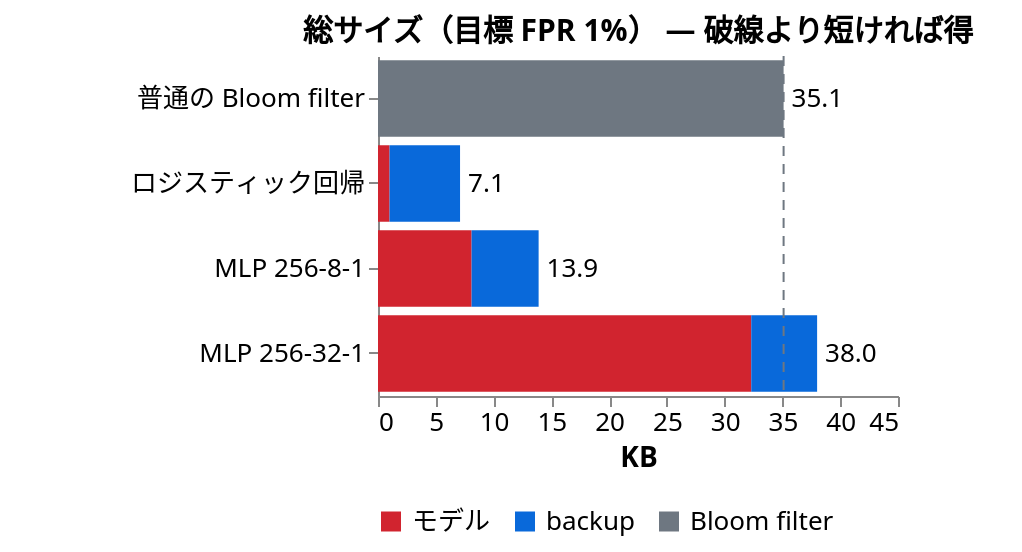

Write the Vega-Lite specification saved for this chart.
### Vega-Lite specification from a JSON file in a GitHub repository (floating-point values rounded to 4 significant figures)
{"$schema": "https://vega.github.io/schema/vega-lite/v6.json", "config": {"font": "system-ui, -apple-system, \"Hiragino Sans\", \"Noto Sans JP\", sans-serif", "axis": {"labelFontSize": 13, "titleFontSize": 14, "grid": false}, "legend": {"labelFontSize": 13, "titleFontSize": 13, "orient": "bottom"}, "title": {"fontSize": 15}, "view": {"stroke": null}}, "padding": {"left": 64, "right": 24, "top": 8, "bottom": 8}, "title": "総サイズ（目標 FPR 1%） — 破線より短ければ得", "width": 260, "height": 170, "layer": [{"data": {"values": [{"name": "普通の Bloom filter", "part": "Bloom filter", "kb": 35.1}, {"name": "ロジスティック回帰", "part": "モデル", "kb": 1}, {"name": "ロジスティック回帰", "part": "backup", "kb": 6.1}, {"name": "MLP 256-8-1", "part": "モデル", "kb": 8.1}, {"name": "MLP 256-8-1", "part": "backup", "kb": 5.8}, {"name": "MLP 256-32-1", "part": "モデル", "kb": 32.3}, {"name": "MLP 256-32-1", "part": "backup", "kb": 5.7}]}, "mark": "bar", "encoding": {"y": {"field": "name", "type": "nominal", "sort": ["普通の Bloom filter", "ロジスティック回帰", "MLP 256-8-1", "MLP 256-32-1"], "title": null}, "x": {"field": "kb", "type": "quantitative", "aggregate": "sum", "title": "KB", "scale": {"domain": [0, 45]}}, "color": {"field": "part", "type": "nominal", "title": null, "sort": ["モデル", "backup", "Bloom filter"], "scale": {"domain": ["モデル", "backup", "Bloom filter"], "range": ["#d1242f", "#0969da", "#6e7781"]}}, "order": {"field": "part", "sort": "descending"}}}, {"data": {"values": [{"name": "普通の Bloom filter", "total": 35.1}, {"name": "ロジスティック回帰", "total": 7.1}, {"name": "MLP 256-8-1", "total": 13.9}, {"name": "MLP 256-32-1", "total": 38}]}, "mark": {"type": "text", "align": "left", "dx": 4, "fontSize": 13}, "encoding": {"y": {"field": "name", "type": "nominal", "sort": ["普通の Bloom filter", "ロジスティック回帰", "MLP 256-8-1", "MLP 256-32-1"]}, "x": {"field": "total", "type": "quantitative"}, "text": {"field": "total", "type": "quantitative", "format": ".1f"}}}, {"data": {"values": [{"kb": 35.1}]}, "mark": {"type": "rule", "strokeDash": [5, 4], "color": "#6e7781"}, "encoding": {"x": {"field": "kb", "type": "quantitative"}}}]}
